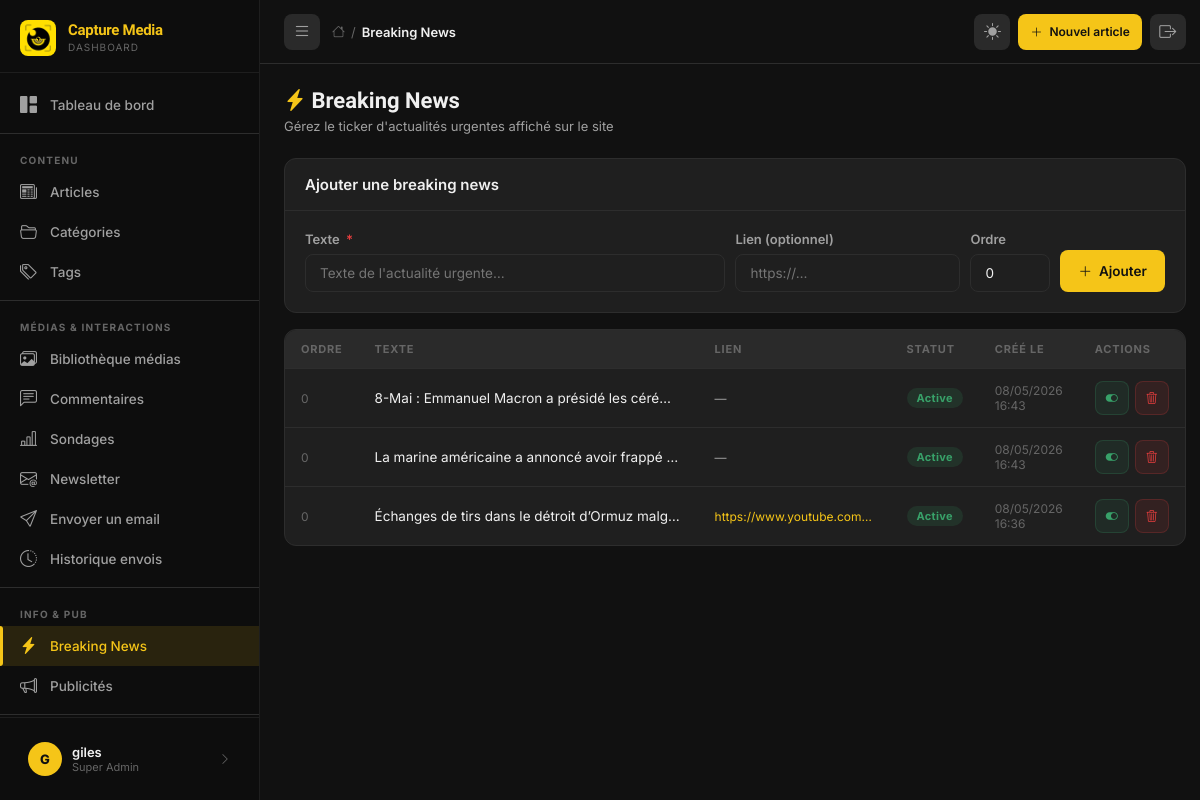
Screenshot of /dashboard/breaking-news/ (signed in) with the database file from the repository.
### backend/models.py (models this page shows, shortened)
class BreakingNews(models.Model):
    text = models.CharField(max_length=500, verbose_name="Texte")
    url = models.URLField(blank=True, verbose_name="Lien (optionnel)")
    is_active = models.BooleanField(default=True, verbose_name="Active")
    order = models.PositiveIntegerField(default=0, verbose_name="Ordre")
    created_at = models.DateTimeField(auto_now_add=True, verbose_name="Créé le")
    expires_at = models.DateTimeField(null=True, blank=True, verbose_name="Expire le")
    class Meta:
        verbose_name = "Breaking News"
        verbose_name_plural = "Breaking News"
        ordering = ['order', '-created_at']

### backend/dashboard_views.py (the view)
# urls.py: path('breaking-news/', views.breaking_news_list, name='breaking_news_list'),
@login_required
def breaking_news_list(request):
    items = BreakingNews.objects.order_by('order', '-created_at')
    context = {
        'items': items,
        'page_title': 'Breaking News',
        'active_menu': 'breaking_news',
    }
    return render(request, 'dashboard/breaking_news/list.html', context)

### backend/models.py (called while the page is built)
    @classmethod
    def get_settings(cls):
        obj, _ = cls.objects.get_or_create(pk=1)
        return obj

### backend/templates/dashboard/breaking_news/list.html (shortened to what this page needs)
{% extends 'dashboard/base.html' %}
{% block breadcrumb %}Breaking News{% endblock %}
{% block content %}
<div class="page-header">
  <div class="page-header-left">
    <h1 class="page-title"><i class="bi bi-lightning-charge-fill text-yellow"></i> Breaking News</h1>
    <p class="page-subtitle">Gérez le ticker d'actualités urgentes affiché sur le site</p>
  </div>
</div>
<div class="card" style="margin-bottom:16px;">
  <div class="card-header">
    <span class="card-title">Ajouter une breaking news</span>
  </div>
  <div class="card-body">
    <form hx-post="{% url 'dashboard:breaking_news_add' %}"
          hx-target="#breaking-tbody"
          hx-swap="afterbegin"
          hx-on::after-request="this.reset()"
          style="display:grid;grid-template-columns:1fr auto auto auto;gap:10px;align-items:flex-end;">
      <div class="form-group" style="margin-bottom:0;">
        <label class="form-label">Texte <span class="required">*</span></label>
        <input type="text" name="text" class="form-control" required maxlength="500"
               placeholder="Texte de l'actualité urgente…" />
      </div>
      <div class="form-group" style="margin-bottom:0;">
        <label class="form-label">Lien (optionnel)</label>
        <input type="url" name="url" class="form-control" style="min-width:200px;"
               placeholder="https://…" />
      </div>
      <div class="form-group" style="margin-bottom:0;">
        <label class="form-label">Ordre</label>
        <input type="number" name="order" class="form-control" value="0" min="0" style="width:80px;" />
      </div>
      <button type="submit" class="btn btn-primary" style="height:42px;">
        <i class="bi bi-plus-lg"></i> Ajouter
      </button>
    </form>
  </div>
</div>
<div class="card">
  <div class="table-wrapper">
    <table>
      <thead>
        <tr>
          <th>Ordre</th>
          <th>Texte</th>
          <th>Lien</th>
          <th>Statut</th>
          <th>Créé le</th>
          <th style="width:120px;">Actions</th>
        </tr>
      </thead>
      <tbody id="breaking-tbody">
        {% for item in items %}
          {% include 'dashboard/breaking_news/_row.html' %}
        {% endfor %}
      </tbody>
    </table>
  </div>
</div>
{% endblock %}

### backend/templates/dashboard/base.html (shortened to what this page needs)
{% load static %}
<!DOCTYPE html>
<html lang="fr" data-theme="dark">
<head>
  <link rel="stylesheet" href="https://cdn.jsdelivr.net/npm/bootstrap-icons@1.11.3/font/bootstrap-icons.min.css" />
  <link href="https://cdn.quilljs.com/1.3.7/quill.snow.css" rel="stylesheet" />
</head>
<body>
<aside class="sidebar" id="sidebar">
  <div class="sidebar-logo">
    <img src="{% static 'assets/images/logo/logo.jpg' %}" alt="Capture Media" />
    <div class="sidebar-logo-text">
      <span>Capture Media</span>
      <span>Dashboard</span>
    </div>
  </div>
  <nav class="sidebar-nav">
    <a href="{% url 'dashboard:index' %}" class="nav-item {% if active_menu == 'dashboard' %}active{% endif %}">
      <i class="bi bi-grid-1x2-fill"></i>
      <span>Tableau de bord</span>
    </a>
    <div class="divider"></div>
    <div class="nav-section-label">Contenu</div>
    <a href="{% url 'dashboard:articles_list' %}" class="nav-item {% if active_menu == 'articles' %}active{% endif %}">
      <i class="bi bi-newspaper"></i>
      <span>Articles</span>
    </a>
    <a href="{% url 'dashboard:categories_list' %}" class="nav-item {% if active_menu == 'categories' %}active{% endif %}">
      <i class="bi bi-folder2-open"></i>
      <span>Catégories</span>
    </a>
    <a href="{% url 'dashboard:tags_list' %}" class="nav-item {% if active_menu == 'tags' %}active{% endif %}">
      <i class="bi bi-tags"></i>
      <span>Tags</span>
    </a>
    <div class="divider"></div>
    <div class="nav-section-label">Médias & Interactions</div>
    <a href="{% url 'dashboard:media_library' %}" class="nav-item {% if active_menu == 'media' %}active{% endif %}">
      <i class="bi bi-images"></i>
      <span>Bibliothèque médias</span>
    </a>
    <a href="{% url 'dashboard:comments_list' %}" class="nav-item {% if active_menu == 'comments' %}active{% endif %}">
      <i class="bi bi-chat-left-text"></i>
      <span>Commentaires</span>
    </a>
    <a href="{% url 'dashboard:polls_list' %}" class="nav-item {% if active_menu == 'polls' %}active{% endif %}">
      <i class="bi bi-bar-chart-line"></i>
      <span>Sondages</span>
    </a>
    <a href="{% url 'dashboard:newsletter_list' %}" class="nav-item {% if active_menu == 'newsletter' %}active{% endif %}">
      <i class="bi bi-envelope-at"></i>
      <span>Newsletter</span>
    </a>
    <a href="{% url 'dashboard:newsletter_send' %}" class="nav-item {% if active_menu == 'newsletter_send' %}active{% endif %}">
      <i class="bi bi-send"></i>
      <span>Envoyer un email</span>
    </a>
    <a href="{% url 'dashboard:newsletter_history' %}" class="nav-item {% if active_menu == 'newsletter_history' %}active{% endif %}">
      <i class="bi bi-clock-history"></i>
      <span>Historique envois</span>
    </a>
    <div class="divider"></div>
    <div class="nav-section-label">Info & Pub</div>
    <a href="{% url 'dashboard:breaking_news_list' %}" class="nav-item {% if active_menu == 'breaking_news' %}active{% endif %}">
      <i class="bi bi-lightning-charge-fill"></i>
      <span>Breaking News</span>
    </a>
    <a href="{% url 'dashboard:ads_list' %}" class="nav-item {% if active_menu == 'ads' %}active{% endif %}">
      <i class="bi bi-megaphone"></i>
      <span>Publicités</span>
    </a>
    <div class="divider"></div>
    <div class="nav-section-label">Dons & Soutien</div>
    <a href="{% url 'dashboard:donations_list' %}" class="nav-item {% if active_menu == 'donations' %}active{% endif %}">
      <span>Dons reçus</span>
    </a>
    <a href="{% url 'dashboard:campaigns_list' %}" class="nav-item {% if active_menu == 'donation_campaigns' %}active{% endif %}">
    </a>
  </nav>
  <div class="sidebar-footer">
    <a href="{% url 'dashboard:profile' %}" class="sidebar-user">
      <div class="user-avatar">{{ request.user.username|first|upper }}</div>
      <div class="user-info">
        <div class="name">{{ request.user.get_full_name|default:request.user.username }}</div>
        <div class="role">{% if request.user.is_superuser %}Super Admin{% elif request.user.is_staff %}Rédacteur{% endif %}</div>
      </div>
      <i class="bi bi-chevron-right" style="color:var(--text3);font-size:12px;margin-left:auto;"></i>
    </a>
  </div>
</aside>
<div class="main-wrapper">
  <header class="topbar">
    <div class="topbar-left">
      <button class="sidebar-toggle" onclick="toggleSidebar()" title="Menu">
        <i class="bi bi-list"></i>
      </button>
      <div class="topbar-breadcrumb">
        <i class="bi bi-house"></i>
        <span>/</span>
        <span class="current">{% block breadcrumb %}Dashboard{% endblock %}</span>
      </div>
    </div>
    <div class="topbar-right">
      <button class="topbar-action-btn" onclick="toggleTheme()" title="Changer le thème" id="themeBtn">
        <i class="bi bi-moon-fill" id="themeIcon"></i>
      </button>
      <a href="{% url 'dashboard:article_add' %}" class="btn btn-primary btn-sm" style="height:36px;">
        <i class="bi bi-plus-lg"></i>
        <span style="display:none;" class="label-desktop">Nouvel article</span>
      </a>
      <a href="{% url 'dashboard:logout' %}" class="topbar-action-btn" title="Déconnexion">
        <i class="bi bi-box-arrow-right"></i>
      </a>
    </div>
  </header>
  <main class="page-content" id="mainContent">
    {% block content %}{% endblock %}
  </main>
</div>
</body>
</html>

### backend/templates/dashboard/breaking_news/_row.html (shortened to what this page needs)
<tr id="breaking-{{ item.pk }}">
  <td class="text-dim text-sm" style="width:60px;">{{ item.order }}</td>
  <td style="max-width:340px;">
    <span class="truncate" style="display:block;" title="{{ item.text }}">{{ item.text }}</span>
  </td>
  <td class="text-sm text-muted">
    {% if item.url %}
      <a href="{{ item.url }}" target="_blank" class="text-yellow" style="max-width:160px;display:block;overflow:hidden;white-space:nowrap;text-overflow:ellipsis;">
        {{ item.url|truncatechars:35 }}
      </a>
    {% else %}—{% endif %}
  </td>
  <td>
    {% if item.is_active %}
      <span class="badge badge-active">Active</span>
    {% else %}
      <span class="badge badge-inactive">Inactive</span>
    {% endif %}
  </td>
  <td class="text-dim text-sm">{{ item.created_at|date:"d/m/Y H:i" }}</td>
  <td>
    <div style="display:flex;gap:6px;align-items:center;">
      <form hx-post="{% url 'dashboard:breaking_news_toggle' item.pk %}"
            hx-target="#breaking-{{ item.pk }}"
            hx-swap="outerHTML">
        <button type="submit" class="btn btn-icon btn-sm {% if item.is_active %}btn-success{% else %}btn-ghost{% endif %}"
                title="{% if item.is_active %}Désactiver{% else %}Activer{% endif %}">
          <i class="bi bi-{% if item.is_active %}toggle-on{% else %}toggle-off{% endif %}"></i>
        </button>
      </form>
      <form hx-post="{% url 'dashboard:breaking_news_delete' item.pk %}"
            hx-target="#breaking-{{ item.pk }}"
            hx-swap="outerHTML swap:0.2s"
            hx-confirm="Supprimer cette breaking news ?">
        <button type="submit" class="btn btn-icon btn-sm btn-danger" title="Supprimer">
          <i class="bi bi-trash3"></i>
        </button>
      </form>
    </div>
  </td>
</tr>

### rows the page displays
BreakingNews: order "0", text "8-Mai : Emmanuel Macron a présidé les céré…", is_active "Active", created_at "08/05/2026 16:43"
BreakingNews: order "0", text "La marine américaine a annoncé avoir frappé…", is_active "Active", created_at "08/05/2026 16:43"
BreakingNews: order "0", text "Échanges de tirs dans le détroit d’Ormuz malg…", url "https://www.youtube.com…", is_active "Active", created_at "08/05/2026 16:36"

### other values shown
{{ request.user.username|first|upper }} "G"
{{ request.user.get_full_name|default:request.user.username }} "giles"
